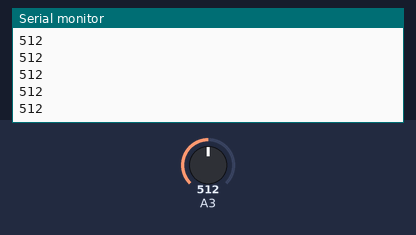
Bench run of a sketch on a simulated Arduino Uno, built with avr-gcc and run on an emulated ATmega328P. On the bench: the last lines printed to the serial monitor. Inputs (shaded band) come from the test bench; at power-on: A3 = 512.

Above: at 1.2 s.
1.3 s: A3 set to 716
At 2.0 s:
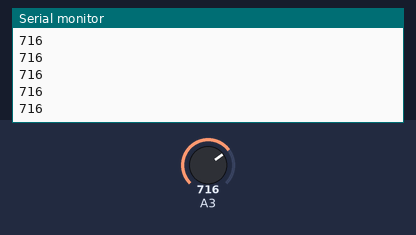
2.8 s: A3 set to 900
At 3.4 s:
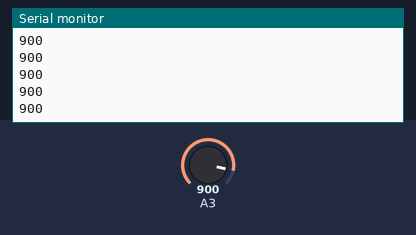
Timing chart, 0 to 5.8 s (numbered marks = the images above; inputs shaded):
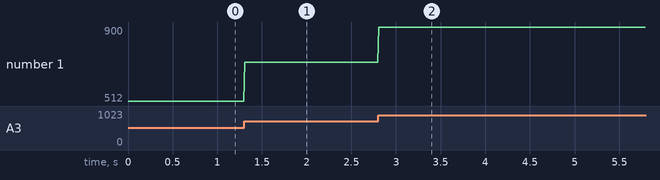

Measured:
- after the input at 1.3 s, the serial monitor: prints a new line at once (image 1)
- after the input at 2.8 s, the serial monitor: prints a new line at once (image 2)
- plotted number 1: 512 → 716 after the input at 1.3 s, 716 → 900 after the input at 2.8 s

The sketch:

AnalogReadGSR.ino
```cpp
int analogValue=0;
//GSR is on pin 3

void setup() {
  Serial.begin(9600);
  pinMode(3, INPUT);
}

void loop() {
  analogValue=analogRead(3);
  Serial.println(analogValue);
  delay(10);
}
```
